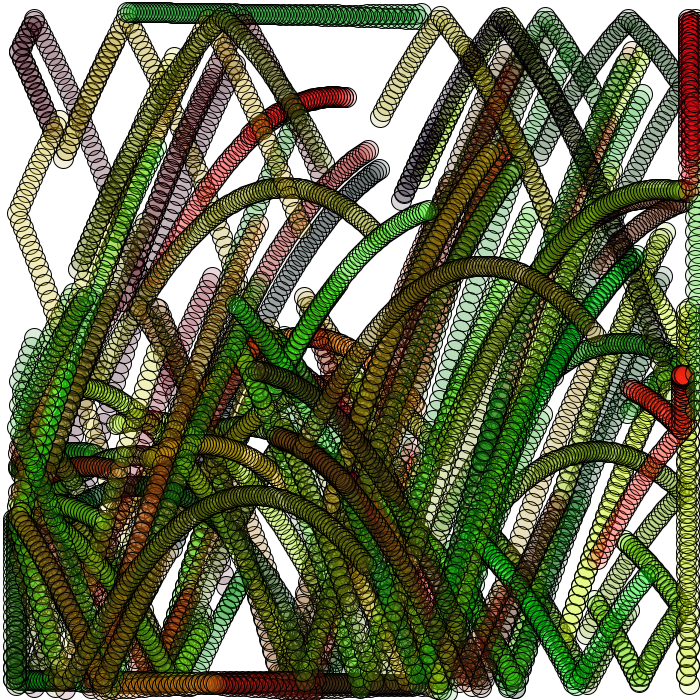
Frame 1 (no input)
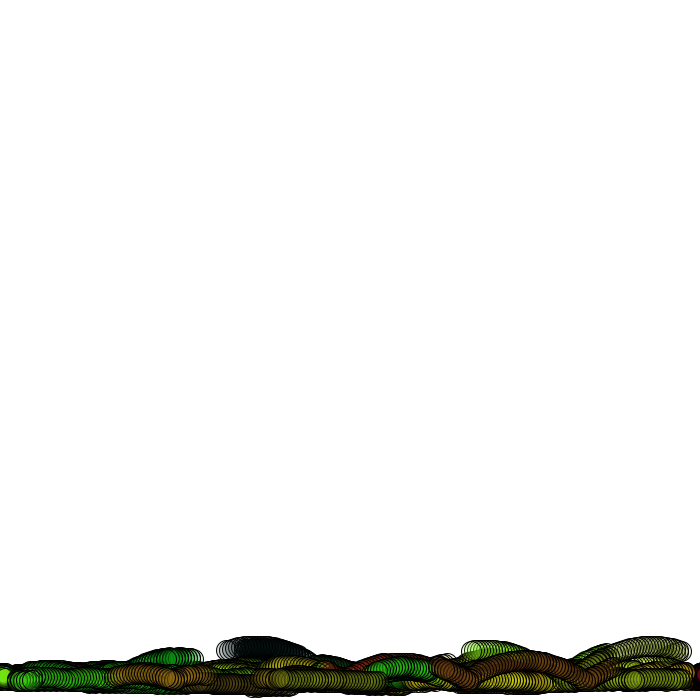
Frame 60 (the mouse pressed at the canvas centre just before this capture)
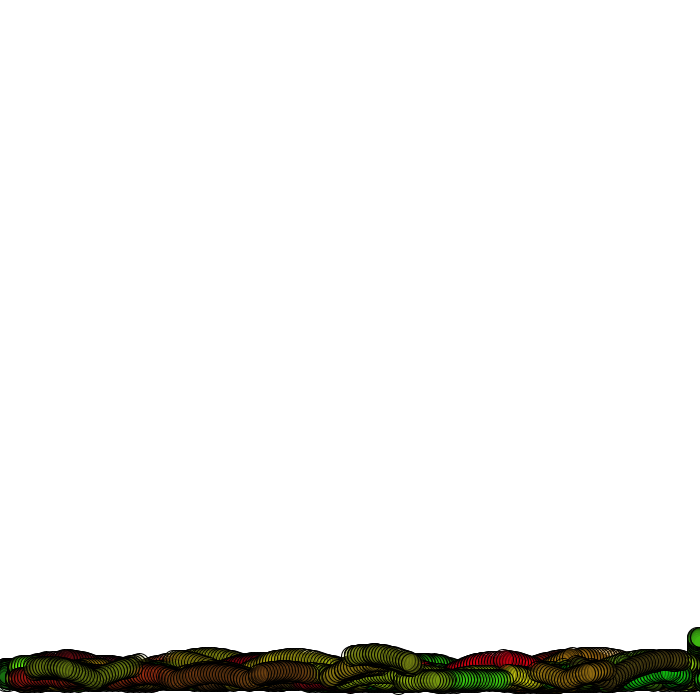
Frame 120 (the mouse held since frame 60 and released just before this capture)

The Processing sketch that drew these frames (run headless with seeded random() and noise(); from frame 60 on, the mouse is pressed at the canvas centre):

// Processing sketch: processing_67104
// ── processing_67104.pde


int count = 100;
 
float [] ballX = new float [count];
float [] ballY = new float [count];
 
float [] speedX = new float [count];
float [] speedY = new float [count];
 
int [] r = new int [count];
 
color [] ballColor = new color[count];
 
float [] ballDist = new float [count];
 
float gravity = 0.1;
 
void setup() {
  size (700, 700);
  smooth();
   
  for (int i=0; i<count; i++){
    ballX[i] = random(width);
    ballY[i] = random(height);
    frameRate(300);
    speedX[i] = -3;
    speedY[i] = 6;
    r[i] = (20);
    ballColor[i] = color(random(255), random(255), 20,40);
  }
   
   
}
 
void draw() {
  background(255, 255, 255);
 
  for (int i=0; i<count; i++) {
    for (int j=0; j<count; j++) {
 
      if (i!=j) {
        fill(ballColor[i]);
        ellipse (ballX[i], ballY[i], r[i], r[i]);
 
        ballX[i] += speedX[i];
        ballY[i] += speedY[i];
        speedY[i] += gravity;
 
        if (ballX[i] >= width-r[i] || ballX[i] <= r[i]) {
          speedX[i] *= -1;
        }
 
        if (ballY[i] >= height-r[i] || ballY[i] <= r[i]) {
          speedY[i] *= -0.95;
        }
 
 
        ballDist[i] = dist(ballX[i], ballY[i], ballX[j], ballY[j]);
        if (ballDist[i] <= r[i] + r[j]) {
          speedX[i] *= -1;
          speedY[i] *= -1;
          speedX[j] *= -1;
          speedY[j] *= -1;
        }
 
        //        ellipse (ballX[i], ballY[i], 2*r[i], 2*r[i]);
      }
    }
  }
}
